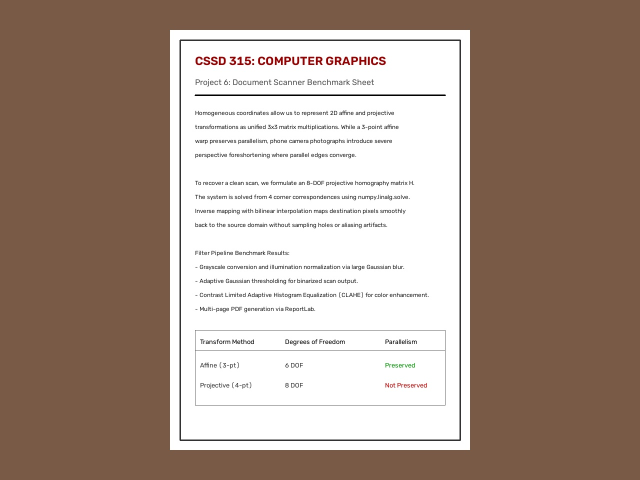
#> input picture app_v2/test_dataset/01_clean_straight_desk.jpg, 1280 x 960 px (shown at 1/2 size)
$ python -i detector.py   (imports and definitions only)
#> lines starting #> are read from the running program, lines starting #| are printed output that depends on the picture; after the words box and inside, x2 and y2 are one past the last pixel; in counts of white or black regions, pixels touching at a corner belong together
#> further down, picture is the input picture: shape (960, 1280, 3); mean B, G, R 140.6, 152.4, 171.1
### app_v2/modules/homography.py
"""
Custom Homography Mathematics Module
CSSD 315 Computer Graphics - Group Project (Brief 6)

Contains:
1. Corner ordering (TL, TR, BR, BL)
2. Formulation of the 8x8 linear system Ah = b with h33 = 1
3. Solving via numpy.linalg.solve (from scratch, no cv2.findHomography)
4. Construction of the 3-point Affine transform for comparison
"""

import numpy as np

def order_points(pts):
    """
    Orders 4 coordinates into:
    [top-left, top-right, bottom-right, bottom-left]
    Uses sum (x+y) and difference (y-x or x-y) properties.
    """
    pts = np.asarray(pts, dtype=np.float32).reshape(4, 2)
    rect = np.zeros((4, 2), dtype=np.float32)

    # Top-left has smallest sum (x + y), bottom-right has largest sum
    s = pts.sum(axis=1)
    rect[0] = pts[np.argmin(s)] # TL
    rect[2] = pts[np.argmax(s)] # BR

    # Top-right has smallest diff (x - y), bottom-left has largest diff (x - y)
    diff = pts[:, 0] - pts[:, 1]
    rect[1] = pts[np.argmax(diff)] # TR
    rect[3] = pts[np.argmin(diff)] # BL

    return rect

# [69 lines left out: functions compute_homography_8x8, compute_affine_6x6, not called in this run]

### app_v2/modules/detector.py
"""
Corner Detection & Contour Module
CSSD 315 Computer Graphics - Group Project (Brief 6)
High-precision detector for the 20 benchmark scenarios.
"""

import cv2
import numpy as np
from .homography import order_points

def auto_detect_corners(image):
    """
    Finds the 4 corners of a document with high accuracy.
    Uses multi-threshold Canny edge detection, morphological closing,
    and polygon contour approximation.
    """
    h, w = image.shape[:2]
#> h = 960; w = 1280
    scale = min(1.0, 1000.0 / max(h, w))
#> scale = 0.781
    small = cv2.resize(image, (int(w * scale), int(h * scale))) if scale < 1.0 else image.copy()
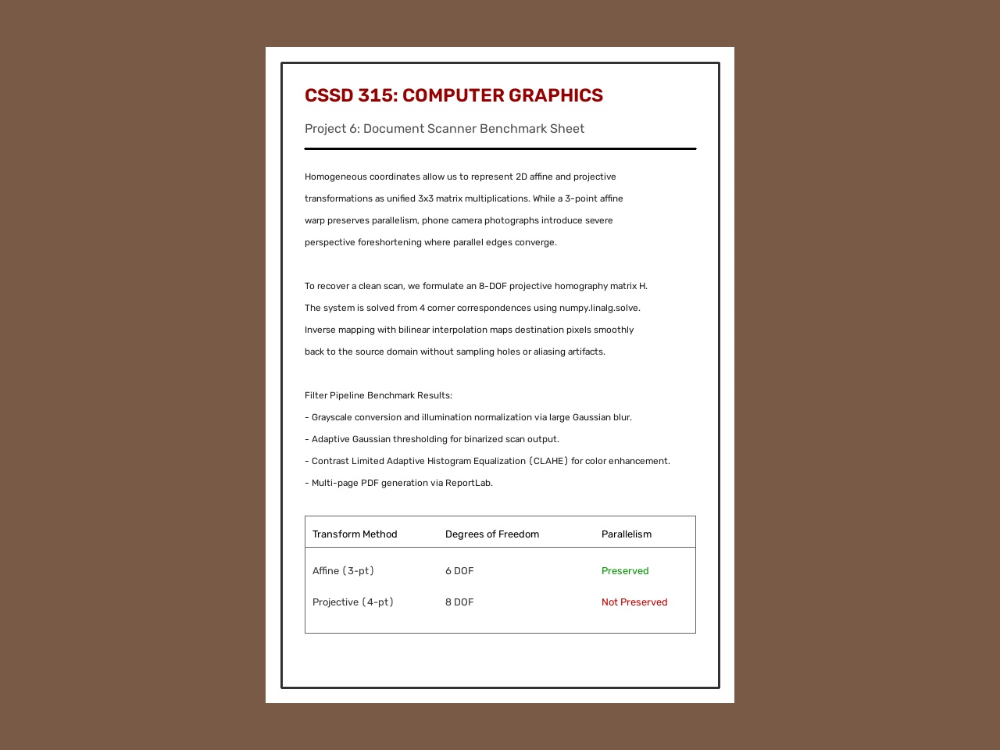
#> small: shape (750, 1000, 3); mean B, G, R 140.6, 152.5, 171.1
    sh, sw = small.shape[:2]
#> sh = 750; sw = 1000
    img_area = sh * sw
#> img_area = 750000

    gray = cv2.cvtColor(small, cv2.COLOR_BGR2GRAY)
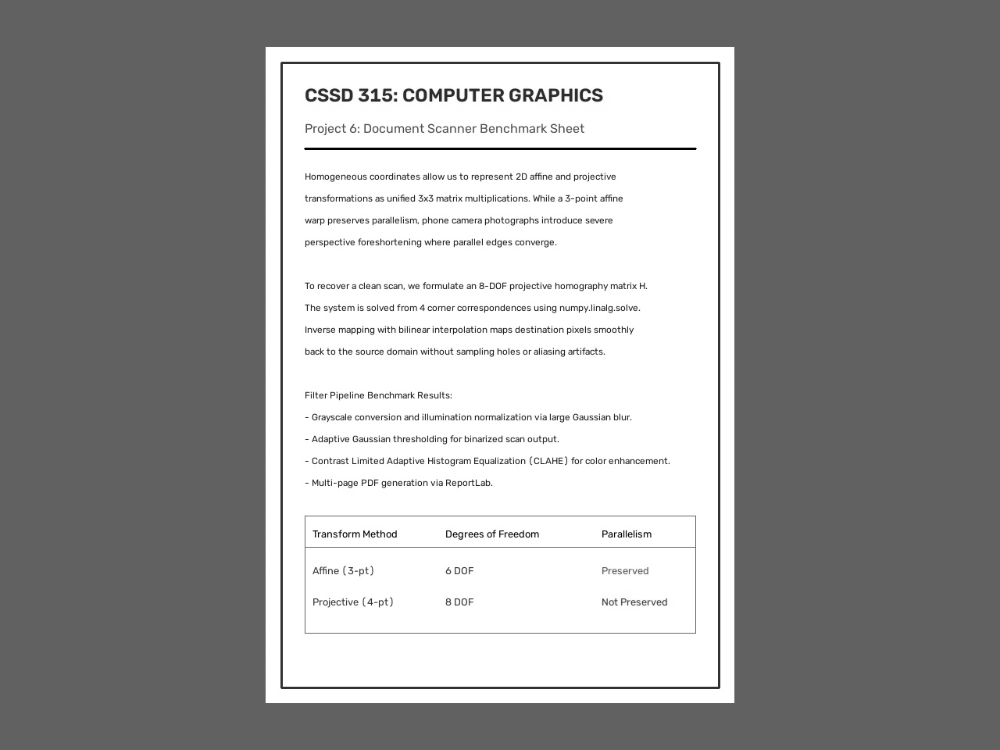
#> gray: shape (750, 1000); min 0, max 255, mean 156.7
    blur = cv2.GaussianBlur(gray, (5, 5), 0)

    # Check edges across multiple threshold levels
    for low, high in [(30, 100), (20, 80), (50, 150), (15, 60)]:
        edges = cv2.Canny(blur, low, high)
        kernel = cv2.getStructuringElement(cv2.MORPH_RECT, (5, 5))
        closed = cv2.morphologyEx(edges, cv2.MORPH_CLOSE, kernel, iterations=2)
        dilated = cv2.dilate(closed, kernel, iterations=1)

        contours, _ = cv2.findContours(dilated, cv2.RETR_EXTERNAL, cv2.CHAIN_APPROX_SIMPLE)
        contours = sorted(contours, key=cv2.contourArea, reverse=True)[:15]

        for c in contours:
            area = cv2.contourArea(c)
            if area < (0.08 * img_area) or area > (0.95 * img_area):
                continue
            peri = cv2.arcLength(c, True)
            for eps in [0.015, 0.02, 0.025, 0.03, 0.035, 0.04, 0.05]:
                approx = cv2.approxPolyDP(c, eps * peri, True)
                if len(approx) == 4 and cv2.isContourConvex(approx):
                    raw_pts = approx.reshape(4, 2) / scale
                    return order_points(raw_pts), edges
#> this loop made 1 pass
#> pass 1, in auto_detect_corners, `edges = cv2.Canny(blur, low, high)`:
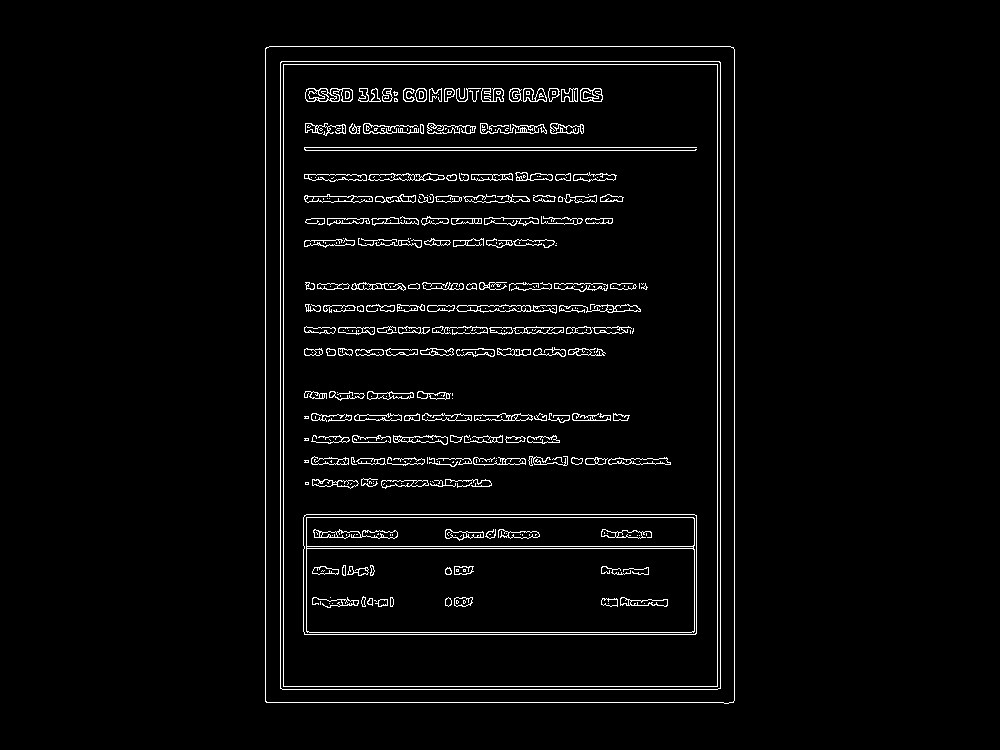
#> edges: shape (750, 1000); 3.3% white in thin lines or dots, all inside (x1, y1, x2, y2) = (265, 46, 735, 704)
#> pass 1, in auto_detect_corners, `closed = cv2.morphologyEx(edges, cv2.MORPH_CLOSE, kernel, iterations=2)`:
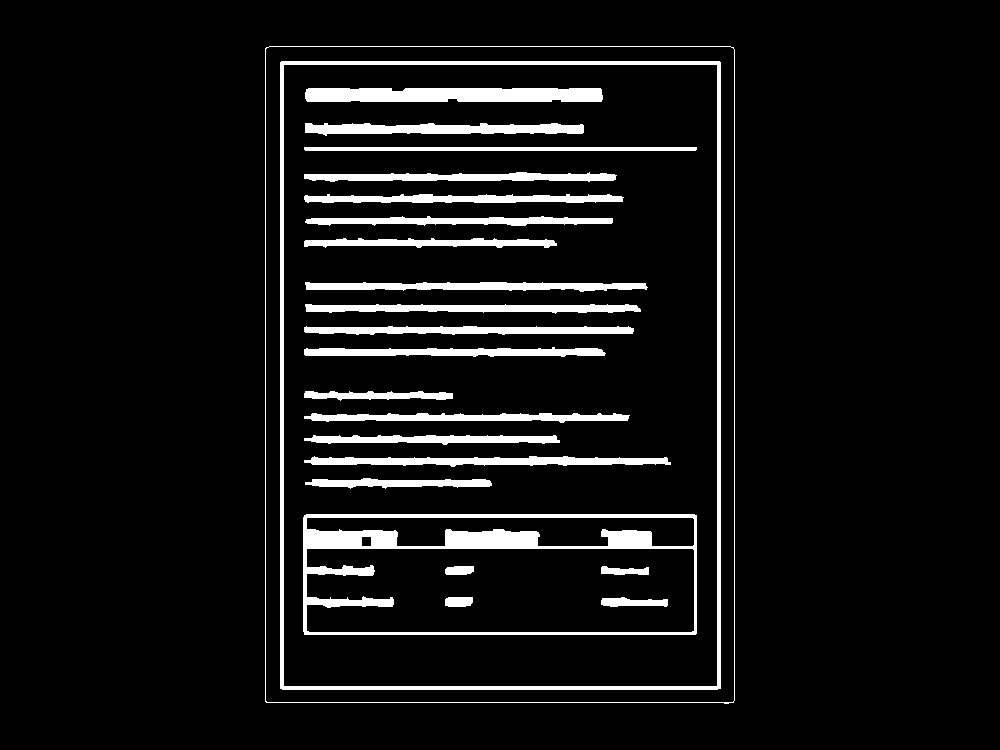
#> closed: shape (750, 1000); 7.4% white; 23 white regions, largest, box (x1, y1, x2, y2) and area: (303, 514, 697, 635) 9363, (280, 61, 721, 690) 8489, (305, 88, 603, 102) 4031
#> pass 1, in auto_detect_corners, `dilated = cv2.dilate(closed, kernel, iterations=1)`:
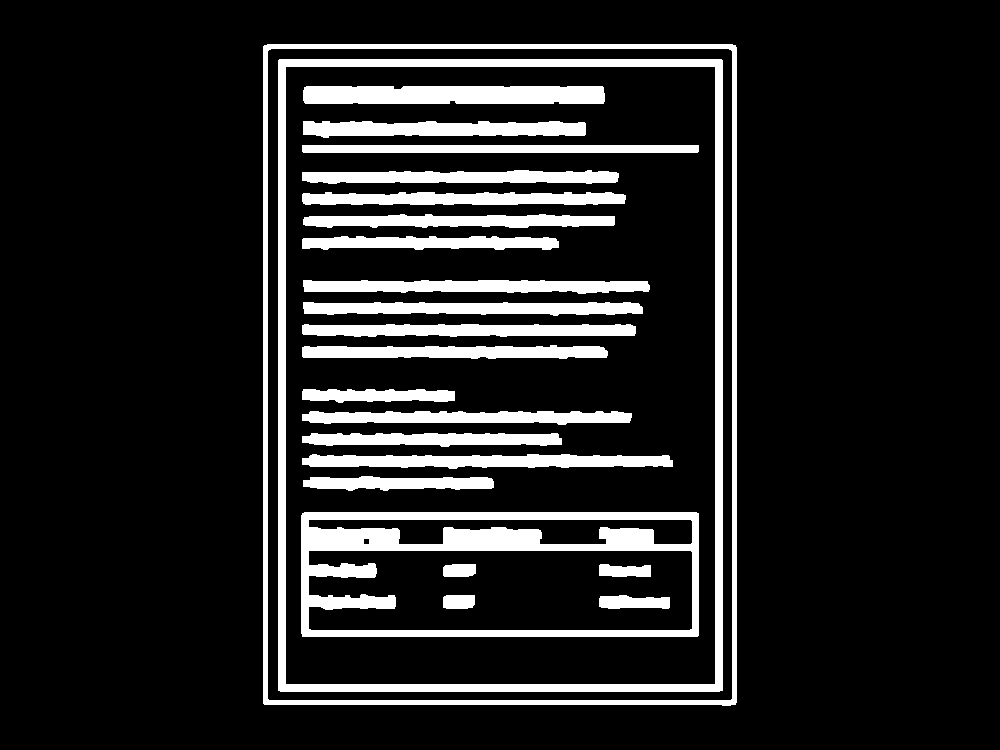
#> dilated: shape (750, 1000); 13.5% white; 23 white regions, largest, box (x1, y1, x2, y2) and area: (278, 59, 723, 692) 16985, (301, 512, 699, 637) 15943, (263, 44, 737, 706) 11255

    # Fallback default box if background is too noisy
    default_box = np.float32([
        [w * 0.15, h * 0.12],
        [w * 0.85, h * 0.12],
        [w * 0.85, h * 0.88],
        [w * 0.15, h * 0.88]
    ])
    debug_edges = cv2.Canny(blur, 40, 120)
    return order_points(default_box), debug_edges

def draw_corner_overlay(image, pts):
    """
    Renders visual indicator with numbered corners and connecting boundary.
    """
    vis = image.copy()
    if pts is None:
        return vis

    p = np.asarray(pts, dtype=np.int32)
    cv2.polylines(vis, [p], isClosed=True, color=(0, 220, 100), thickness=max(2, vis.shape[1] // 300))

    labels = ["1: TL", "2: TR", "3: BR", "4: BL"]
    colors = [(255, 60, 60), (60, 60, 255), (60, 200, 255), (255, 180, 60)]

    radius = max(8, vis.shape[1] // 80)
    for i, (x, y) in enumerate(p):
        cv2.circle(vis, (int(x), int(y)), radius, colors[i], -1)
        cv2.circle(vis, (int(x), int(y)), radius + 2, (255, 255, 255), 2)
        cv2.putText(
            vis, labels[i], (int(x) + 12, int(y) - 12),
            cv2.FONT_HERSHEY_SIMPLEX, max(0.5, vis.shape[1] // 1400),
            (255, 255, 255), 2, cv2.LINE_AA
        )
    return vis

>>> import cv2
>>> picture = cv2.imread('../test_dataset/01_clean_straight_desk.jpg')
>>> result = auto_detect_corners(picture)
